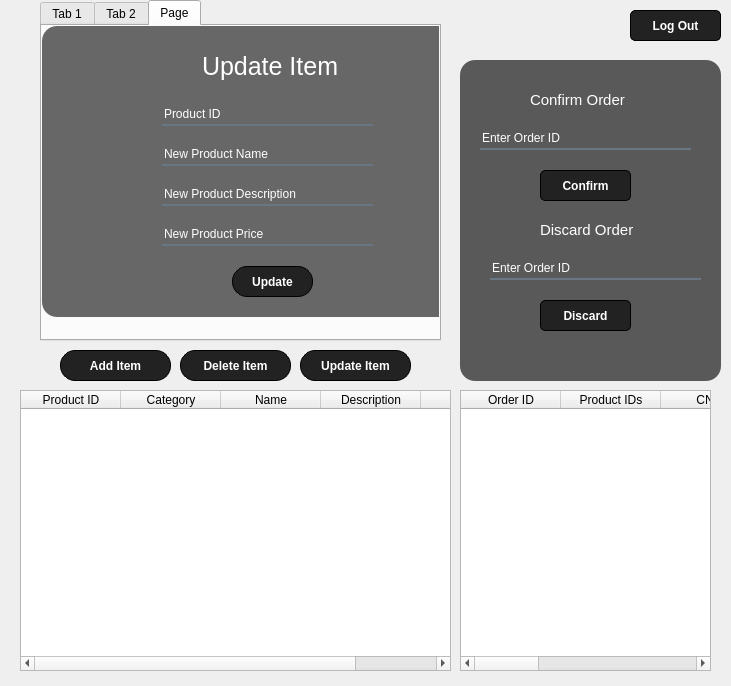
<?xml version="1.0" encoding="UTF-8"?>
<ui version="4.0">
 <class>Form</class>
 <widget class="QWidget" name="Form">
  <property name="geometry">
   <rect>
    <x>0</x>
    <y>0</y>
    <width>731</width>
    <height>686</height>
   </rect>
  </property>
  <property name="windowTitle">
   <string>Form</string>
  </property>
  <widget class="QPushButton" name="pushButton_8">
   <property name="geometry">
    <rect>
     <x>60</x>
     <y>350</y>
     <width>111</width>
     <height>31</height>
    </rect>
   </property>
   <property name="styleSheet">
    <string notr="true">QPushButton {
  color: #ffffff;
  background-color: #222222;
  border: 1px solid black;
  border-radius: 15px;
  font-size: 12px;
  font-weight: bold;
 
  transition: all 0.3s ease-in-out;
}




QPushButton:hover {
  background-color: #555555;
  box-shadow: 0 0 20px #ffffff;  /* increased shadow size */
  transform: scale(1.1);  /* increased hover effect */
}

</string>
   </property>
   <property name="text">
    <string>Add Item</string>
   </property>
  </widget>
  <widget class="QLabel" name="label_4">
   <property name="geometry">
    <rect>
     <x>460</x>
     <y>60</y>
     <width>261</width>
     <height>321</height>
    </rect>
   </property>
   <property name="styleSheet">
    <string notr="true">background-color:rgba(0,0,0,160);
border-radius:15px;</string>
   </property>
   <property name="text">
    <string/>
   </property>
  </widget>
  <widget class="QLineEdit" name="lineEdit_5">
   <property name="geometry">
    <rect>
     <x>480</x>
     <y>130</y>
     <width>211</width>
     <height>20</height>
    </rect>
   </property>
   <property name="styleSheet">
    <string notr="true">background-color:rgba(0,0,0,0);
border:none;
border-bottom:2px solid rgba(105,118,132,255);
color:white;
padding-bottom:2px;
</string>
   </property>
   <property name="text">
    <string>Enter Order ID</string>
   </property>
   <property name="placeholderText">
    <string/>
   </property>
  </widget>
  <widget class="QPushButton" name="pushButton_9">
   <property name="geometry">
    <rect>
     <x>540</x>
     <y>170</y>
     <width>91</width>
     <height>31</height>
    </rect>
   </property>
   <property name="styleSheet">
    <string notr="true">QPushButton {
  color: #ffffff;
  background-color: #222222;
  border: 1px solid black;
  border-radius: 5px;
  font-size: 12px;
  font-weight: bold;
 
  transition: all 0.3s ease-in-out;
}




QPushButton:hover {
  background-color: #555555;
  box-shadow: 0 0 20px #ffffff;  /* increased shadow size */
  transform: scale(1.1);  /* increased hover effect */
}

</string>
   </property>
   <property name="text">
    <string>Confirm</string>
   </property>
  </widget>
  <widget class="QLabel" name="label_5">
   <property name="geometry">
    <rect>
     <x>530</x>
     <y>90</y>
     <width>151</width>
     <height>20</height>
    </rect>
   </property>
   <property name="styleSheet">
    <string notr="true">color:white;
font-size:15px;</string>
   </property>
   <property name="text">
    <string>Confirm Order</string>
   </property>
  </widget>
  <widget class="QTableWidget" name="tableWidget">
   <property name="geometry">
    <rect>
     <x>20</x>
     <y>390</y>
     <width>431</width>
     <height>281</height>
    </rect>
   </property>
   <column>
    <property name="text">
     <string>Product ID</string>
    </property>
   </column>
   <column>
    <property name="text">
     <string>Category</string>
    </property>
   </column>
   <column>
    <property name="text">
     <string>Name</string>
    </property>
   </column>
   <column>
    <property name="text">
     <string>Description</string>
    </property>
   </column>
   <column>
    <property name="text">
     <string>Price</string>
    </property>
   </column>
  </widget>
  <widget class="QTableWidget" name="tableWidget_2">
   <property name="geometry">
    <rect>
     <x>460</x>
     <y>390</y>
     <width>251</width>
     <height>281</height>
    </rect>
   </property>
   <column>
    <property name="text">
     <string>Order ID</string>
    </property>
   </column>
   <column>
    <property name="text">
     <string>Product IDs</string>
    </property>
   </column>
   <column>
    <property name="text">
     <string>CNIC</string>
    </property>
   </column>
   <column>
    <property name="text">
     <string>DateTime</string>
    </property>
   </column>
   <column>
    <property name="text">
     <string>City</string>
    </property>
   </column>
   <column>
    <property name="text">
     <string>Address</string>
    </property>
   </column>
   <column>
    <property name="text">
     <string>Total Price</string>
    </property>
   </column>
  </widget>
  <widget class="QPushButton" name="pushButton_10">
   <property name="geometry">
    <rect>
     <x>540</x>
     <y>300</y>
     <width>91</width>
     <height>31</height>
    </rect>
   </property>
   <property name="styleSheet">
    <string notr="true">QPushButton {
  color: #ffffff;
  background-color: #222222;
  border: 1px solid black;
  border-radius: 5px;
  font-size: 12px;
  font-weight: bold;
 
  transition: all 0.3s ease-in-out;
}




QPushButton:hover {
  background-color: #555555;
  box-shadow: 0 0 20px #ffffff;  /* increased shadow size */
  transform: scale(1.1);  /* increased hover effect */
}

</string>
   </property>
   <property name="text">
    <string>Discard</string>
   </property>
  </widget>
  <widget class="QPushButton" name="pushButton_11">
   <property name="geometry">
    <rect>
     <x>180</x>
     <y>350</y>
     <width>111</width>
     <height>31</height>
    </rect>
   </property>
   <property name="styleSheet">
    <string notr="true">QPushButton {
  color: #ffffff;
  background-color: #222222;
  border: 1px solid black;
  border-radius: 15px;
  font-size: 12px;
  font-weight: bold;
 
  transition: all 0.3s ease-in-out;
}




QPushButton:hover {
  background-color: #555555;
  box-shadow: 0 0 20px #ffffff;  /* increased shadow size */
  transform: scale(1.1);  /* increased hover effect */
}

</string>
   </property>
   <property name="text">
    <string>Delete Item</string>
   </property>
  </widget>
  <widget class="QPushButton" name="pushButton_12">
   <property name="geometry">
    <rect>
     <x>300</x>
     <y>350</y>
     <width>111</width>
     <height>31</height>
    </rect>
   </property>
   <property name="styleSheet">
    <string notr="true">QPushButton {
  color: #ffffff;
  background-color: #222222;
  border: 1px solid black;
  border-radius: 15px;
  font-size: 12px;
  font-weight: bold;
 
  transition: all 0.3s ease-in-out;
}




QPushButton:hover {
  background-color: #555555;
  box-shadow: 0 0 20px #ffffff;  /* increased shadow size */
  transform: scale(1.1);  /* increased hover effect */
}

</string>
   </property>
   <property name="text">
    <string>Update Item</string>
   </property>
  </widget>
  <widget class="QTabWidget" name="tabWidget">
   <property name="geometry">
    <rect>
     <x>40</x>
     <y>0</y>
     <width>401</width>
     <height>341</height>
    </rect>
   </property>
   <property name="currentIndex">
    <number>2</number>
   </property>
   <widget class="QWidget" name="tab_3">
    <attribute name="title">
     <string>Tab 1</string>
    </attribute>
    <widget class="QLabel" name="label">
     <property name="geometry">
      <rect>
       <x>0</x>
       <y>0</y>
       <width>431</width>
       <height>291</height>
      </rect>
     </property>
     <property name="styleSheet">
      <string notr="true">background-color:rgba(0,0,0,150);
border-radius:15px;</string>
     </property>
     <property name="text">
      <string/>
     </property>
    </widget>
    <widget class="QLineEdit" name="lineEdit_3">
     <property name="geometry">
      <rect>
       <x>120</x>
       <y>120</y>
       <width>211</width>
       <height>20</height>
      </rect>
     </property>
     <property name="styleSheet">
      <string notr="true">background-color:rgba(0,0,0,0);
border:none;
border-bottom:2px solid rgba(105,118,132,255);
color:white;
padding-bottom:2px;
</string>
     </property>
     <property name="text">
      <string>Product Name</string>
     </property>
     <property name="placeholderText">
      <string>Name</string>
     </property>
    </widget>
    <widget class="QLineEdit" name="lineEdit_10">
     <property name="geometry">
      <rect>
       <x>120</x>
       <y>160</y>
       <width>211</width>
       <height>20</height>
      </rect>
     </property>
     <property name="styleSheet">
      <string notr="true">background-color:rgba(0,0,0,0);
border:none;
border-bottom:2px solid rgba(105,118,132,255);
color:white;
padding-bottom:2px;
</string>
     </property>
     <property name="text">
      <string>Product Description</string>
     </property>
     <property name="placeholderText">
      <string>Name</string>
     </property>
    </widget>
    <widget class="QLabel" name="label_3">
     <property name="geometry">
      <rect>
       <x>10</x>
       <y>80</y>
       <width>111</width>
       <height>31</height>
      </rect>
     </property>
     <property name="text">
      <string>Select Category</string>
     </property>
    </widget>
    <widget class="QLabel" name="label_6">
     <property name="geometry">
      <rect>
       <x>150</x>
       <y>20</y>
       <width>121</width>
       <height>41</height>
      </rect>
     </property>
     <property name="styleSheet">
      <string notr="true">color:white;
font-size:25px;</string>
     </property>
     <property name="text">
      <string>Add Item</string>
     </property>
    </widget>
    <widget class="QLineEdit" name="lineEdit_4">
     <property name="geometry">
      <rect>
       <x>120</x>
       <y>200</y>
       <width>211</width>
       <height>20</height>
      </rect>
     </property>
     <property name="styleSheet">
      <string notr="true">background-color:rgba(0,0,0,0);
border:none;
border-bottom:2px solid rgba(105,118,132,255);
color:white;
padding-bottom:2px;
</string>
     </property>
     <property name="text">
      <string>Product Price</string>
     </property>
     <property name="placeholderText">
      <string>Name</string>
     </property>
    </widget>
    <widget class="QComboBox" name="comboBox_2">
     <property name="geometry">
      <rect>
       <x>120</x>
       <y>80</y>
       <width>201</width>
       <height>22</height>
      </rect>
     </property>
     <property name="styleSheet">
      <string notr="true">background-color:rgba(0,0,0,0);
border:none;
border-bottom:2px solid rgba(105,118,132,255);
color:white;
</string>
     </property>
     <property name="placeholderText">
      <string>Category</string>
     </property>
     <item>
      <property name="text">
       <string>Football jerseys</string>
      </property>
     </item>
     <item>
      <property name="text">
       <string>Football shoes</string>
      </property>
     </item>
     <item>
      <property name="text">
       <string>Football accessories</string>
      </property>
     </item>
    </widget>
    <widget class="QPushButton" name="pushButton_13">
     <property name="geometry">
      <rect>
       <x>160</x>
       <y>240</y>
       <width>81</width>
       <height>31</height>
      </rect>
     </property>
     <property name="styleSheet">
      <string notr="true">QPushButton {
  color: #ffffff;
  background-color: #222222;
  border: 1px solid black;
  border-radius: 15px;
  font-size: 12px;
  font-weight: bold;
 
  transition: all 0.3s ease-in-out;
}




QPushButton:hover {
  background-color: #555555;
  box-shadow: 0 0 20px #ffffff;  /* increased shadow size */
  transform: scale(1.1);  /* increased hover effect */
}

</string>
     </property>
     <property name="text">
      <string>Add</string>
     </property>
    </widget>
   </widget>
   <widget class="QWidget" name="tab_4">
    <attribute name="title">
     <string>Tab 2</string>
    </attribute>
    <widget class="QLabel" name="label_2">
     <property name="geometry">
      <rect>
       <x>0</x>
       <y>0</y>
       <width>431</width>
       <height>291</height>
      </rect>
     </property>
     <property name="styleSheet">
      <string notr="true">background-color:rgba(0,0,0,150);
border-radius:15px;</string>
     </property>
     <property name="text">
      <string/>
     </property>
    </widget>
    <widget class="QLabel" name="label_7">
     <property name="geometry">
      <rect>
       <x>140</x>
       <y>30</y>
       <width>141</width>
       <height>41</height>
      </rect>
     </property>
     <property name="styleSheet">
      <string notr="true">color:white;
font-size:25px;</string>
     </property>
     <property name="text">
      <string>Delete Item</string>
     </property>
    </widget>
    <widget class="QLineEdit" name="lineEdit_11">
     <property name="geometry">
      <rect>
       <x>120</x>
       <y>90</y>
       <width>211</width>
       <height>20</height>
      </rect>
     </property>
     <property name="styleSheet">
      <string notr="true">background-color:rgba(0,0,0,0);
border:none;
border-bottom:2px solid rgba(105,118,132,255);
color:white;
padding-bottom:2px;
</string>
     </property>
     <property name="text">
      <string>Enter Product ID</string>
     </property>
     <property name="placeholderText">
      <string>Name</string>
     </property>
    </widget>
    <widget class="QPushButton" name="pushButton_14">
     <property name="geometry">
      <rect>
       <x>180</x>
       <y>210</y>
       <width>81</width>
       <height>31</height>
      </rect>
     </property>
     <property name="styleSheet">
      <string notr="true">QPushButton {
  color: #ffffff;
  background-color: #222222;
  border: 1px solid black;
  border-radius: 15px;
  font-size: 12px;
  font-weight: bold;
 
  transition: all 0.3s ease-in-out;
}




QPushButton:hover {
  background-color: #555555;
  box-shadow: 0 0 20px #ffffff;  /* increased shadow size */
  transform: scale(1.1);  /* increased hover effect */
}

</string>
     </property>
     <property name="text">
      <string>Delete</string>
     </property>
    </widget>
   </widget>
   <widget class="QWidget" name="tab_5">
    <attribute name="title">
     <string>Page</string>
    </attribute>
    <widget class="QLabel" name="label_8">
     <property name="geometry">
      <rect>
       <x>0</x>
       <y>0</y>
       <width>431</width>
       <height>291</height>
      </rect>
     </property>
     <property name="styleSheet">
      <string notr="true">background-color:rgba(0,0,0,150);
border-radius:15px;</string>
     </property>
     <property name="text">
      <string/>
     </property>
    </widget>
    <widget class="QLineEdit" name="lineEdit_12">
     <property name="geometry">
      <rect>
       <x>120</x>
       <y>160</y>
       <width>211</width>
       <height>20</height>
      </rect>
     </property>
     <property name="styleSheet">
      <string notr="true">background-color:rgba(0,0,0,0);
border:none;
border-bottom:2px solid rgba(105,118,132,255);
color:white;
padding-bottom:2px;
</string>
     </property>
     <property name="text">
      <string>New Product Description</string>
     </property>
     <property name="placeholderText">
      <string>Name</string>
     </property>
    </widget>
    <widget class="QLineEdit" name="lineEdit_13">
     <property name="geometry">
      <rect>
       <x>120</x>
       <y>200</y>
       <width>211</width>
       <height>20</height>
      </rect>
     </property>
     <property name="styleSheet">
      <string notr="true">background-color:rgba(0,0,0,0);
border:none;
border-bottom:2px solid rgba(105,118,132,255);
color:white;
padding-bottom:2px;
</string>
     </property>
     <property name="text">
      <string>New Product Price</string>
     </property>
     <property name="placeholderText">
      <string>Name</string>
     </property>
    </widget>
    <widget class="QLabel" name="label_10">
     <property name="geometry">
      <rect>
       <x>160</x>
       <y>20</y>
       <width>151</width>
       <height>41</height>
      </rect>
     </property>
     <property name="styleSheet">
      <string notr="true">color:white;
font-size:25px;</string>
     </property>
     <property name="text">
      <string>Update Item</string>
     </property>
    </widget>
    <widget class="QPushButton" name="pushButton_15">
     <property name="geometry">
      <rect>
       <x>190</x>
       <y>240</y>
       <width>81</width>
       <height>31</height>
      </rect>
     </property>
     <property name="styleSheet">
      <string notr="true">QPushButton {
  color: #ffffff;
  background-color: #222222;
  border: 1px solid black;
  border-radius: 15px;
  font-size: 12px;
  font-weight: bold;
 
  transition: all 0.3s ease-in-out;
}




QPushButton:hover {
  background-color: #555555;
  box-shadow: 0 0 20px #ffffff;  /* increased shadow size */
  transform: scale(1.1);  /* increased hover effect */
}

</string>
     </property>
     <property name="text">
      <string>Update</string>
     </property>
    </widget>
    <widget class="QLineEdit" name="lineEdit_15">
     <property name="geometry">
      <rect>
       <x>120</x>
       <y>80</y>
       <width>211</width>
       <height>20</height>
      </rect>
     </property>
     <property name="styleSheet">
      <string notr="true">background-color:rgba(0,0,0,0);
border:none;
border-bottom:2px solid rgba(105,118,132,255);
color:white;
padding-bottom:2px;
</string>
     </property>
     <property name="text">
      <string>Product ID</string>
     </property>
     <property name="placeholderText">
      <string>Name</string>
     </property>
    </widget>
    <widget class="QLineEdit" name="lineEdit_16">
     <property name="geometry">
      <rect>
       <x>120</x>
       <y>120</y>
       <width>211</width>
       <height>20</height>
      </rect>
     </property>
     <property name="styleSheet">
      <string notr="true">background-color:rgba(0,0,0,0);
border:none;
border-bottom:2px solid rgba(105,118,132,255);
color:white;
padding-bottom:2px;
</string>
     </property>
     <property name="text">
      <string>New Product Name</string>
     </property>
     <property name="placeholderText">
      <string>Name</string>
     </property>
    </widget>
   </widget>
  </widget>
  <widget class="QPushButton" name="pushButton_16">
   <property name="geometry">
    <rect>
     <x>630</x>
     <y>10</y>
     <width>91</width>
     <height>31</height>
    </rect>
   </property>
   <property name="styleSheet">
    <string notr="true">QPushButton {
  color: #ffffff;
  background-color: #222222;
  border: 1px solid black;
  border-radius: 5px;
  font-size: 12px;
  font-weight: bold;
 
  transition: all 0.3s ease-in-out;
}




QPushButton:hover {
  background-color: #555555;
  box-shadow: 0 0 20px #ffffff;  /* increased shadow size */
  transform: scale(1.1);  /* increased hover effect */
}

</string>
   </property>
   <property name="text">
    <string>Log Out</string>
   </property>
  </widget>
  <widget class="QLabel" name="label_9">
   <property name="geometry">
    <rect>
     <x>540</x>
     <y>220</y>
     <width>151</width>
     <height>20</height>
    </rect>
   </property>
   <property name="styleSheet">
    <string notr="true">color:white;
font-size:15px;</string>
   </property>
   <property name="text">
    <string>Discard Order</string>
   </property>
  </widget>
  <widget class="QLineEdit" name="lineEdit_6">
   <property name="geometry">
    <rect>
     <x>490</x>
     <y>260</y>
     <width>211</width>
     <height>20</height>
    </rect>
   </property>
   <property name="styleSheet">
    <string notr="true">background-color:rgba(0,0,0,0);
border:none;
border-bottom:2px solid rgba(105,118,132,255);
color:white;
padding-bottom:2px;
</string>
   </property>
   <property name="text">
    <string>Enter Order ID</string>
   </property>
   <property name="placeholderText">
    <string/>
   </property>
  </widget>
 </widget>
 <resources/>
 <connections/>
</ui>
